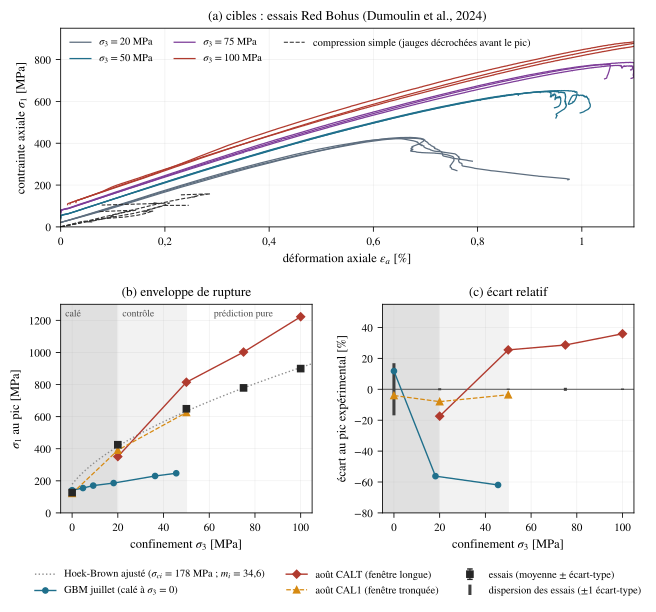

Write Python code to recreate this figure.
# -*- coding: utf-8 -*-
"""Figure de synthese de la calibration Red Bohus de rockim (FDEM 2D).

Trois panneaux, toutes les donnees lues dans les fichiers d'archive (aucune
valeur saisie a la main hormis les etiquettes) :
  (a) courbes experimentales sigma_1(eps_axial) de Dumoulin et al. (2024)
      aux quatre confinements (cibles) ;
  (b) enveloppe sigma_1 au pic contre sigma_3 : essais (moyenne +- ecart-type,
      sigma_1 = q + sigma_3), GBM de juillet (jeu calibre, graine 12345,
      sigma_3 REELLEMENT atteint), calibration d'aout (jeu CALT fenetre longue,
      jeu CAL1 fenetre tronquee), ajustement de Hoek-Brown des essais ;
      domaine de calage d'aout (sigma_3 <= 20 MPa vu par l'emulateur, 50 en
      controle) grise, 75 et 100 MPa = prediction pure ;
  (c) ecart relatif au pic experimental, par confinement.

Usage : python fig_calib_synthese.py [sortie.pdf]
"""
import csv
import json
import os
import sys

import numpy as np
import matplotlib
matplotlib.use("Agg")
import matplotlib.pyplot as plt
from matplotlib.ticker import FuncFormatter

ROCKIM = "/home/user/rockim"
PHD = "/home/user/phd_geothermie/FDEM/rockim"
TARGETS = os.path.join(ROCKIM, "calibration_redbohus/targets/targets_redbohus.json")
CURVES = os.path.join(ROCKIM, "calibration_redbohus/targets/curves_redbohus.json")
POINTS = os.path.join(ROCKIM, "calibration_redbohus/points_results.csv")
FINAL_LOG = os.path.join(ROCKIM, "calibration_redbohus/tools/final_console.log")
JULY = os.path.join(PHD, "triax_envelope_2026-08-05.json")
PHI = os.path.join(PHD, "phijoint_sweep_2026-08-05.json")

out = sys.argv[1] if len(sys.argv) > 1 else os.path.join(
    os.path.dirname(os.path.abspath(__file__)), "fig_calib_synthese.pdf")

plt.rcParams.update({"font.family": "STIXGeneral", "mathtext.fontset": "stix",
                     "font.size": 9, "axes.linewidth": 0.6,
                     "axes.unicode_minus": False})


def virgule(x, _pos):
    s = ("%g" % x).replace(".", ",").replace("-", "−")
    return s


FMT = FuncFormatter(virgule)

# ------------------------------------------------------------------ essais
T = json.load(open(TARGETS))
s3_exp = np.array([0.0] + T["triaxial"]["sigma3_MPa"])
s1_exp = np.array([T["UCS"]["mean_MPa"]]
                  + [q + s for q, s in zip(T["triaxial"]["q_peak_mean_MPa"],
                                           T["triaxial"]["sigma3_MPa"])])
sd_exp = np.array([T["UCS"]["std_MPa"]] + T["triaxial"]["q_peak_std_MPa"])
EXP = dict(zip(s3_exp, s1_exp))

# Hoek-Brown roche intacte (s = 1, a = 0,5), linearisation classique
# (Hoek & Brown 1980) : (sigma_1 - sigma_3)^2 = sigma_ci^2 + m_i sigma_ci sigma_3,
# regression lineaire ordinaire sur les 5 moyennes
def hb(s3, sci, mi):
    return s3 + sci * np.sqrt(mi * s3 / sci + 1.0)


_b, _a = np.polyfit(s3_exp, (s1_exp - s3_exp) ** 2, 1)
sci = np.sqrt(_a)
mi = _b / sci

# ------------------------------------------------- GBM de juillet (2026-07-31)
jul = [r for r in json.load(open(JULY)) if str(r.get("seed")) == "12345"]
jul_s3 = np.array([r["s3_ach_MPa"] if r.get("s3_ach_MPa") is not None
                   else r["s3_target_MPa"] for r in jul])
jul_s1 = np.array([r["peak_MPa"] for r in jul])
# point a sigma_3 = 50 du meme jeu (phi_joint = 13,4 deg) : balayage du 05/08
phi = [r for r in json.load(open(PHI)) if r["case"] == "j134_s50"]
jul_s3 = np.append(jul_s3, [r["s3_ach_MPa"] for r in phi])
jul_s1 = np.append(jul_s1, [r["peak_MPa"] for r in phi])
o = np.argsort(jul_s3)
jul_s3, jul_s1 = jul_s3[o], jul_s1[o]
jul_tgt = np.array([0, 5, 10, 20, 40, 50])  # consignes correspondantes

# ------------------------------------------------ calibration d'aout (CALT)
row = [r for r in csv.DictReader(open(POINTS)) if r["tag"] == "CALT"][0]
S3A = [20.0, 50.0, 75.0, 100.0]
calt = np.array([float(row["tx%d_peak_MPa" % s]) for s in S3A])

# jeu CAL1 (fenetre tronquee T = 4e-3 s) : journal de la passe finale
cal1 = {}
for ln in open(FINAL_LOG, encoding="utf-8", errors="replace"):
    if "CAL1" in ln and "pic=" in ln:
        tok = ln.split()
        test = tok[tok.index("CAL1") + 1]
        v = ln.split("pic=")[1].split()[0]
        try:
            cal1[test] = float(v)
        except ValueError:
            pass
cal1_s3 = np.array([0.0, 20.0, 50.0])
cal1_s1 = np.array([cal1["ucs"], cal1["tx20"], cal1["tx50"]])

# ------------------------------------------------------------------ figure
C_EXP, C_JUL, C_CALT, C_CAL1, C_HB = "0.15", "#1f6f8b", "#b03a2e", "#d68910", "0.55"
fig = plt.figure(figsize=(7.4, 6.3))
gs = fig.add_gridspec(2, 2, height_ratios=[1, 1.05], hspace=0.38, wspace=0.28)

# (a) courbes experimentales
ax = fig.add_subplot(gs[0, :])
C = json.load(open(CURVES))
cols = {20: "#5d6d7e", 50: "#1f6f8b", 75: "#7d3c98", 100: "#b03a2e"}
seen = set()
for k, s in C["triaxial"].items():
    s3 = s["sigma3_MPa"]
    ax.plot(np.abs(s["eps_axial_pct"]), np.array(s["q_MPa"]) + s3,
            color=cols[s3], lw=0.9,
            label=(r"$\sigma_3 = %d$ MPa" % s3) if s3 not in seen else None)
    seen.add(s3)
first = True
for k, u in C["UC"].items():
    e = np.array(u["eps_local_pct"] if u.get("eps_local_pct") else u["eps_global_pct"], float)
    st = np.array(u["stress_local_MPa"] if u.get("stress_local_MPa") else u["stress_MPa"], float)
    ax.plot(np.abs(e), np.abs(st), color="0.2", lw=0.8, ls="--",
            label="compression simple (jauges décrochées avant le pic)" if first else None)
    first = False
ax.set_xlim(0, 1.1)
ax.set_ylim(0, 950)
ax.set_xlabel(r"déformation axiale $\varepsilon_a$ [%]")
ax.set_ylabel(r"contrainte axiale $\sigma_1$ [MPa]")
ax.set_title("(a) cibles : essais Red Bohus (Dumoulin et al., 2024)", fontsize=9.5)
ax.legend(frameon=False, fontsize=7.5, ncol=3, loc="upper left")

# (b) enveloppe
ax = fig.add_subplot(gs[1, 0])
ax.axvspan(-5, 20, color="0.88", zorder=0)
ax.axvspan(20, 50, color="0.95", zorder=0)
ax.text(-3, 1270, "calé", fontsize=7, color="0.3", va="top")
ax.text(22, 1270, "contrôle", fontsize=7, color="0.3", va="top")
ax.text(62, 1270, "prédiction pure", fontsize=7, color="0.3", va="top")
xs = np.linspace(0, 105, 200)
ax.plot(xs, hb(xs, sci, mi), color=C_HB, lw=1.0, ls=":",
        label=r"Hoek-Brown ajusté ($\sigma_{ci}$ = %s MPa ; $m_i$ = %s)"
        % (("%.0f" % sci), ("%.1f" % mi).replace(".", ",")))
ax.errorbar(s3_exp, s1_exp, yerr=sd_exp, fmt="s", color=C_EXP, ms=4.5,
            capsize=2, lw=0.8, label="essais (moyenne ± écart-type)")
ax.plot(jul_s3, jul_s1, "o-", color=C_JUL, ms=3.8, lw=1.0,
        label="GBM juillet (calé à $\\sigma_3$ = 0)")
ax.plot(S3A, calt, "D-", color=C_CALT, ms=4, lw=1.0,
        label="août CALT (fenêtre longue)")
ax.plot(cal1_s3, cal1_s1, "^--", color=C_CAL1, ms=4.5, lw=0.9,
        label="août CAL1 (fenêtre tronquée)")
ax.set_xlim(-5, 105)
ax.set_ylim(0, 1300)
ax.set_xlabel(r"confinement $\sigma_3$ [MPa]")
ax.set_ylabel(r"$\sigma_1$ au pic [MPa]")
ax.set_title("(b) enveloppe de rupture", fontsize=9.5)
axb = ax

# (c) ecarts relatifs
ax = fig.add_subplot(gs[1, 1])
ax.axvspan(-5, 20, color="0.88", zorder=0)
ax.axvspan(20, 50, color="0.95", zorder=0)
ax.axhline(0, color="0.3", lw=0.7)
rel_sd = 100 * sd_exp / s1_exp
ax.errorbar(s3_exp, 0 * s3_exp, yerr=rel_sd, fmt="none", ecolor="0.25",
            elinewidth=2.2, capsize=0, label="dispersion des essais (±1 écart-type)")
jul_err = [100 * (v - EXP[t]) / EXP[t] for t, v in zip(jul_tgt, jul_s1) if t in EXP]
jul_e3 = [s for t, s in zip(jul_tgt, jul_s3) if t in EXP]
ax.plot(jul_e3, jul_err, "o-", color=C_JUL, ms=3.8, lw=1.0, label="GBM juillet")
ax.plot(S3A, [100 * (v - EXP[s]) / EXP[s] for s, v in zip(S3A, calt)], "D-",
        color=C_CALT, ms=4, lw=1.0, label="août CALT")
ax.plot(cal1_s3, [100 * (v - EXP[s]) / EXP[s] for s, v in zip(cal1_s3, cal1_s1)],
        "^--", color=C_CAL1, ms=4.5, lw=0.9, label="août CAL1")
ax.set_xlim(-5, 105)
ax.set_ylim(-80, 55)
ax.set_xlabel(r"confinement $\sigma_3$ [MPa]")
ax.set_ylabel(r"écart au pic expérimental [%]")
ax.set_title("(c) écart relatif", fontsize=9.5)
hb_, lb_ = axb.get_legend_handles_labels()
hc_, lc_ = ax.get_legend_handles_labels()
H = hb_ + [hc_[lc_.index("dispersion des essais (±1 écart-type)")]]
L = lb_ + ["dispersion des essais (±1 écart-type)"]
fig.legend(H, L, frameon=False, fontsize=7.5, ncol=3, loc="upper center",
           bbox_to_anchor=(0.5, 0.035))

for a in fig.axes:
    a.xaxis.set_major_formatter(FMT)
    a.yaxis.set_major_formatter(FMT)
    a.tick_params(labelsize=8, width=0.6)
    a.grid(alpha=0.25, lw=0.4)

fig.savefig(out, bbox_inches="tight")
fig.savefig(out.replace(".pdf", ".png"), dpi=170, bbox_inches="tight")

print("Hoek-Brown : sigma_ci = %.1f MPa, m_i = %.2f" % (sci, mi))
print("%-6s %8s %9s %9s %9s" % ("s3", "exp s1", "juillet", "CALT", "CAL1"))
for s in s3_exp:
    j = [v for t, v in zip(jul_tgt, jul_s1) if t == s]
    print("%-6g %8.1f %9s %9s %9s" % (
        s, EXP[s], ("%.1f" % j[0]) if j else "-",
        ("%.1f" % calt[S3A.index(s)]) if s in S3A else "-",
        ("%.1f" % cal1_s1[list(cal1_s3).index(s)]) if s in cal1_s3 else "-"))
print("ecrit", out)
